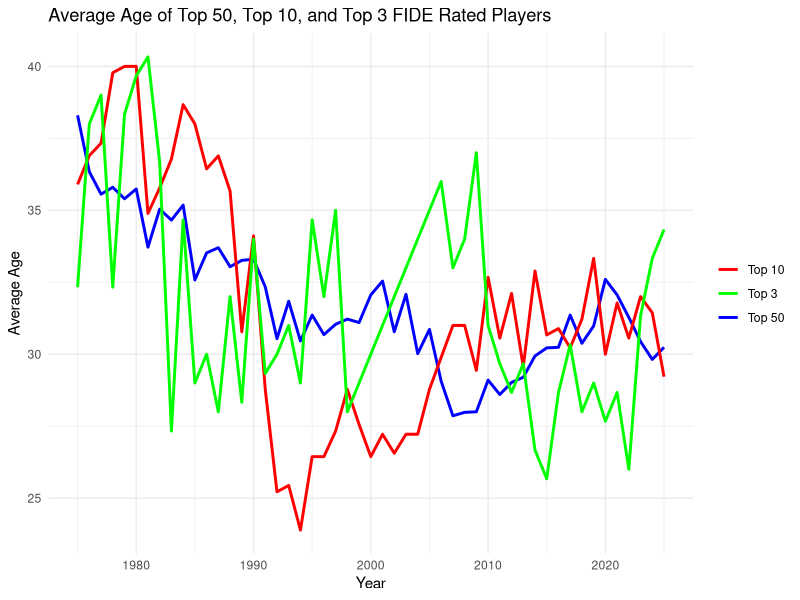

Write R code to recreate this figure.
library(ggplot2)

# Data for top 50 
x <- c(1975:2025)
y <- c(38.3,36.34,35.56,35.8,35.4,35.74,33.72,35.04,34.66,35.18,32.58,33.52,33.7,33.04,33.26,33.3,32.34,30.54,31.84,30.46,31.36,30.68,31.04,31.22,31.1,32.06,32.54,30.78,32.08,30.02,30.86,29.06,27.86,27.98,28,29.1,28.6,29.02,29.2,29.94,30.22,30.24,31.36,30.38,30.98,32.6,32.06,31.28,30.44,29.82,30.24)
data_top50 <- data.frame(xValue = x, yValue = y)

# Data for top 10 
top10_ages <- c(35.90, 36.90, 37.33, 39.78, 40.00, 40.00, 34.89, 35.78, 36.78, 38.67, 38.00, 36.44, 36.89, 35.67, 30.78, 34.11, 28.78, 25.22, 25.44, 23.89, 26.44, 26.44, 27.33, 28.78, 27.56, 26.44, 27.22, 26.56, 27.22, 27.22, 28.78, 29.89, 31.00, 31.00, 29.44, 32.67, 30.56, 32.11, 29.56, 32.89, 30.67, 30.89, 30.22, 31.22, 33.33, 30.00, 31.78, 30.56, 32.00, 31.44, 29.22)
# Data for top 3

top3_ages <- c(32.33, 38.00, 39.00, 32.33, 38.33, 39.67, 40.33, 36.67, 27.33, 34.67, 29.00, 30.00, 28.00, 32.00, 28.33, 34.00, 29.33, 30.00, 31.00, 29.00, 34.67, 32.00, 35.00, 28.00, 29.00, 30.00, 31.00, 32.00, 33.00, 34.00, 35.00, 36.00, 33.00, 34.00, 37.00, 31.00, 29.67, 28.67, 29.67, 26.67, 25.67, 28.67, 30.33, 28.00, 29.00, 27.67, 28.67, 26.00, 31.33, 33.33, 34.33)

x_top10 <- 1975:2025
data_top10 <- data.frame(xValue = x_top10, yValue = top10_ages)

x_top3 <- 1975:2025
data_top3 <- data.frame(xValue = x_top3, yValue = top3_ages)

ggplot() +
  geom_line(data = data_top50, aes(x = xValue, y = yValue, color = "Top 50"), size = 1) +
  geom_line(data = data_top10, aes(x = xValue, y = yValue, color = "Top 10"), size = 1) +
  geom_line(data = data_top3, aes(x = xValue, y = yValue, color = "Top 3"), size = 1) +
  labs(x = "Year", y = "Average Age") +
  scale_color_manual(values = c("Top 50" = "blue", "Top 10" = "red", "Top 3" = "green")) +
  theme_minimal() +
  ggtitle("Average Age of Top 50, Top 10, and Top 3 FIDE Rated Players") +
  theme(legend.title = element_blank())
